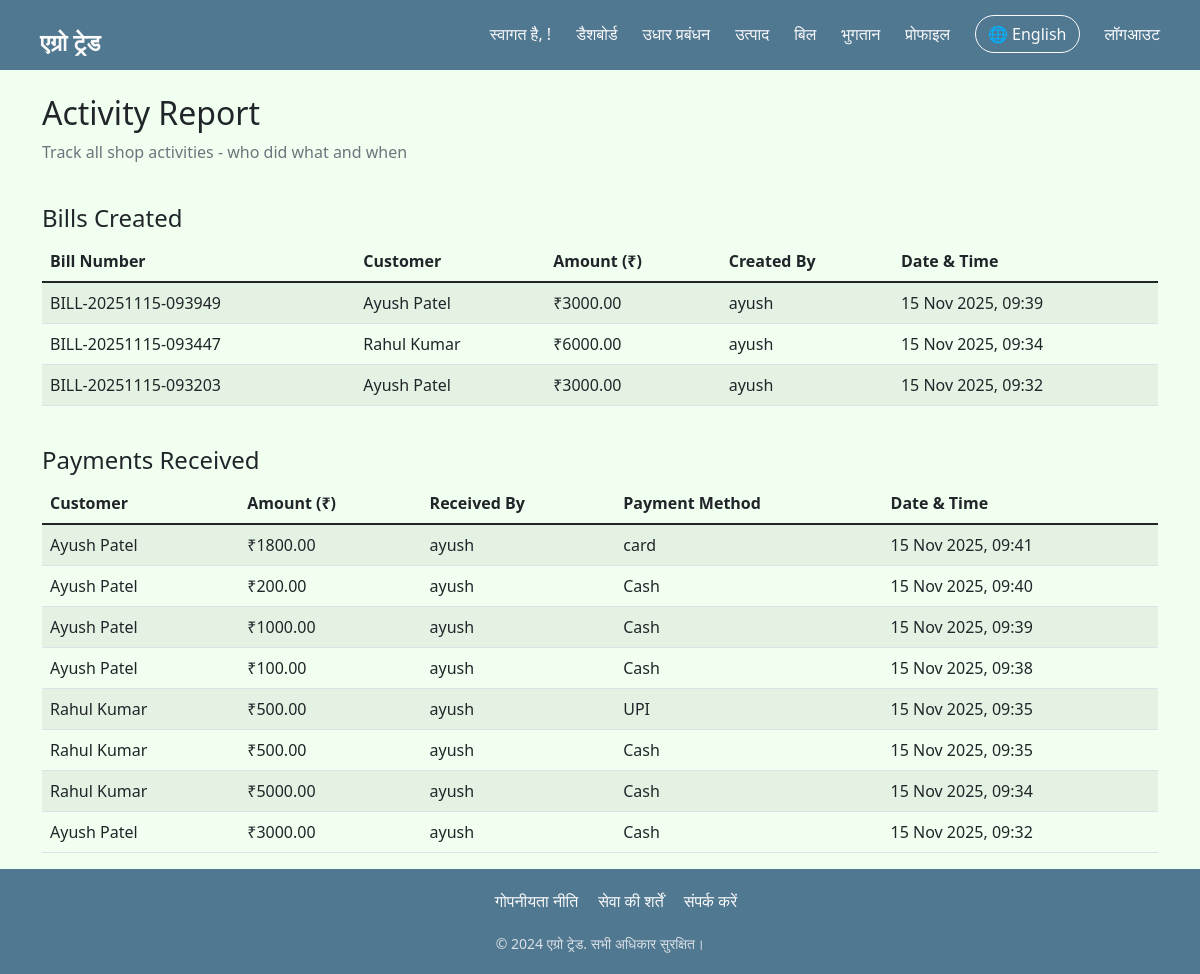
The page /reports/activity/ (signed in) on the database as committed earlier.
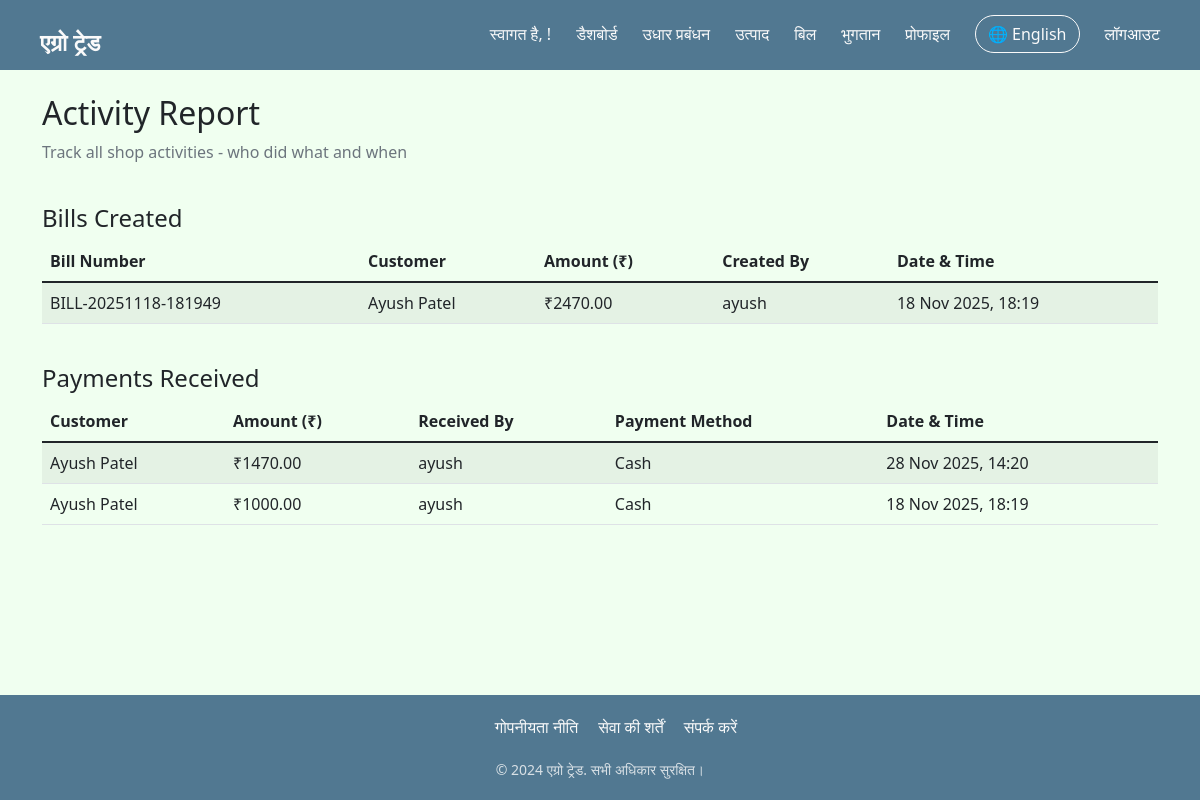
The same page on the database as committed later.
### myApp/models.py (models this page shows, shortened)
class Bill(models.Model):
    bill_number = models.CharField(max_length=20, unique=True)
    customer = models.ForeignKey(Customer, on_delete=models.CASCADE)
    date = models.DateTimeField(default=timezone.now)
    total_amount = models.DecimalField(max_digits=12, decimal_places=2)
    paid_amount = models.DecimalField(max_digits=12, decimal_places=2, default=0)
    remaining_amount = models.DecimalField(max_digits=12, decimal_places=2)
    payment_status = models.CharField(max_length=20, choices=[
        ('paid', 'Paid'),
        ('partial', 'Partial'),
        ('pending', 'Pending')
    ], default='pending')
    created_by = models.ForeignKey(User, on_delete=models.SET_NULL, null=True)

class Customer(models.Model):
    name = models.CharField(max_length=100)
    phone = models.CharField(max_length=15, unique=True)
    address = models.TextField()
    outstanding_balance = models.DecimalField(max_digits=12, decimal_places=2, default=0)
    created_at = models.DateTimeField(auto_now_add=True)
    created_by = models.ForeignKey(User, on_delete=models.SET_NULL, null=True)

class Payment(models.Model):
    customer = models.ForeignKey(Customer, on_delete=models.CASCADE)
    bill = models.ForeignKey(Bill, on_delete=models.SET_NULL, null=True, blank=True)
    amount = models.DecimalField(max_digits=12, decimal_places=2)
    date = models.DateTimeField(default=timezone.now)
    payment_method = models.CharField(max_length=50, choices=[
        ('cash', 'Cash'),
        ('upi', 'UPI'),
        ('bank', 'Bank Transfer')
    ])
    received_by = models.ForeignKey(User, on_delete=models.SET_NULL, null=True)
    notes = models.TextField(blank=True)

### myApp/views.py (the view)
# urls.py: path('reports/activity/', views.user_activity_report, name='activity_report'),
@login_required
def user_activity_report(request):
    bills = Bill.objects.all().order_by('-date')
    payments = Payment.objects.all().order_by('-date')
    products = Product.objects.all().order_by('-last_updated')
    context = {
        'bills': bills,
        'payments': payments,
        'products': products,
    }
    return render(request, 'activity_report.html', context)

### templates/activity_report.html (shortened to what this page needs)
{% extends "base.html" %}
{% block content %}
<div class="row">
    <div class="col-12">
        <h2>Activity Report</h2>
        <p class="text-muted">Track all shop activities - who did what and when</p>
    </div>
</div>
<div class="row mt-4">
    <div class="col-12">
        <h4>Bills Created</h4>
        <div class="table-responsive">
            <table class="table table-striped">
                <thead>
                    <tr>
                        <th>Bill Number</th>
                        <th>Customer</th>
                        <th>Amount (₹)</th>
                        <th>Created By</th>
                        <th>Date & Time</th>
                    </tr>
                </thead>
                <tbody>
                    {% for bill in bills %}
                    <tr>
                        <td>{{ bill.bill_number }}</td>
                        <td>{{ bill.customer.name }}</td>
                        <td>₹{{ bill.total_amount }}</td>
                        <td>{{ bill.created_by.get_full_name|default:bill.created_by.username }}</td>
                        <td>{{ bill.date|date:"d M Y, H:i" }}</td>
                    </tr>
                    {% empty %}
                    <tr>
                        <td colspan="5" class="text-center">No bills created yet</td>
                    </tr>
                    {% endfor %}
                </tbody>
            </table>
        </div>
    </div>
</div>
<div class="row mt-4">
    <div class="col-12">
        <h4>Payments Received</h4>
        <div class="table-responsive">
            <table class="table table-striped">
                <thead>
                    <tr>
                        <th>Customer</th>
                        <th>Amount (₹)</th>
                        <th>Received By</th>
                        <th>Payment Method</th>
                        <th>Date & Time</th>
                    </tr>
                </thead>
                <tbody>
                    {% for payment in payments %}
                    <tr>
                        <td>{{ payment.customer.name }}</td>
                        <td>₹{{ payment.amount }}</td>
                        <td>{{ payment.received_by.get_full_name|default:payment.received_by.username }}</td>
                        <td>{{ payment.get_payment_method_display }}</td>
                        <td>{{ payment.date|date:"d M Y, H:i" }}</td>
                    </tr>
                    {% empty %}
                    <tr>
                        <td colspan="5" class="text-center">No payments received yet</td>
                    </tr>
                    {% endfor %}
                </tbody>
            </table>
        </div>
    </div>
</div>
{% endblock %}

### templates/base.html (shortened to what this page needs)
<!DOCTYPE html>
<html lang="hi">
<head>
    <link href="https://cdn.jsdelivr.net/npm/bootstrap@5.1.3/dist/css/bootstrap.min.css" rel="stylesheet">
    <link rel="stylesheet" href="https://cdnjs.cloudflare.com/ajax/libs/font-awesome/7.0.1/css/all.min.css"
 />
</head>
<body>
    <nav class="navbar">
        <a class="navbar-brand" href="{% url 'dashboard' %}">
            <span class="bilingual">
                <span class="hindi">एग्रो ट्रेड</span>
            </span>
        </a>
        <ul class="nav-links" id="navLinks">
            {% if user.is_authenticated %}
            <span class="navbar-text bilingual">
                <span class="hindi">स्वागत है, {{ user.first_name }}!</span>
            </span>
            <li><a href="{% url 'dashboard' %}">
                    <span class="bilingual">
                        <span class="hindi">डैशबोर्ड</span>
                    </span>
                </a></li>
            <li><a href="{% url 'customer_lending' %}">
                    <span class="bilingual">
                        <span class="hindi">उधार प्रबंधन</span>
                    </span>
                </a></li>
            <li><a href="{% url 'product_list' %}">
                    <span class="bilingual">
                        <span class="hindi">उत्पाद</span>
                    </span>
                </a></li>
            <li><a href="{% url 'bill_list' %}">
                    <span class="bilingual">
                        <span class="hindi">बिल</span>
                    </span>
                </a></li>
            <li><a href="{% url 'payment_list' %}">
                    <span class="bilingual">
                        <span class="hindi">भुगतान</span>
                    </span>
                </a></li>
            <li><a href="{% url 'profile' %}">
                    <span class="bilingual">
                        <span class="hindi">प्रोफाइल</span>
                    </span>
                </a></li>
            <button class="language-switcher" onclick="toggleLanguage()">
                <span class="bilingual">
                    <span class="hindi">🌐 English</span>
                </span>
            </button>
            <form action="{% url 'logout' %}" method="post">
                <button type="submit" style="background: none; border: none; color:white;">
                    <span class="bilingual">
                        <span class="hindi">लॉगआउट</span>
                    </span>
                </button>
            </form>
            {% endif %}
        </ul>
    </nav>
    <div class="container mt-4">
        {% block content %}
        {% endblock %}
    </div>
    <footer class="footer">
        <div class="footer-content">
            <ul class="footer-links">
                <li><a href="#">
                        <span class="bilingual">
                            <span class="hindi">गोपनीयता नीति</span>
                        </span>
                    </a></li>
                <li><a href="#">
                        <span class="bilingual">
                            <span class="hindi">सेवा की शर्तें</span>
                        </span>
                    </a></li>
                <li><a href="#">
                        <span class="bilingual">
                            <span class="hindi">संपर्क करें</span>
                        </span>
                    </a></li>
            </ul>
            <div class="copyright bilingual">
                <span class="hindi">© 2024 एग्रो ट्रेड. सभी अधिकार सुरक्षित।</span>
            </div>
        </div>
    </footer>
</body>
</html>

### templates/base.html (style rules this page uses)
:root { --primary: #517891; --primary-light: #77B1D4; --dark: #90D5FF; --white: #FAFAFA; --underline: #90DFFF; }
* { margin: 0; padding: 0; box-sizing: border-box; }
body { background-color: honeydew; min-height: 100vh; display: flex; flex-direction: column; }
.navbar { width: 100%; height: 70px; background: var(--primary); padding: 14px 40px; display: flex; justify-content: space-between; align-items: center; color: var(--white); position: sticky; top: 0; z-index: 100; }
.navbar-brand { font-size: 23px; font-weight: 700; color: var(--white); text-decoration: none; }
.nav-links { display: flex; list-style: none; gap: 25px; align-items: center; }
.nav-links li { position: relative; }
.nav-links a { text-decoration: none; color: var(--white); font-size: 16px; padding: 6px 0; display: inline-block; position: relative; transition: 0.3s ease; }
.nav-links a::after { content: ""; position: absolute; width: 0%; height: 3px; background: var(--underline); left: 0; bottom: -4px; transition: width 0.3s ease; border-radius: 3px; }
.language-switcher { border: 1px solid var(--white); padding: 6px 12px; border-radius: 20px; background: transparent; color: var(--white); transition: 0.3s; }
.footer { background: var(--primary); color: var(--white); padding: 20px 0; margin-top: auto; text-align: center; }
.footer-content { display: flex; flex-direction: column; align-items: center; gap: 10px; }
.footer-links { display: flex; gap: 20px; list-style: none; margin-bottom: 10px; }
.footer-links a { color: var(--white); text-decoration: none; transition: 0.3s ease; }
.copyright { font-size: 14px; opacity: 0.8; }

Rows that differ between the two databases and show on the page:
removed Bill: bill_number "BILL-20251115-093949", customer.name "Ayush Patel", total_amount "3000.00", created_by.get_full_name "ayush", date "15 Nov 2025, 09:39"
removed Bill: bill_number "BILL-20251115-093447", customer.name "Rahul Kumar", total_amount "6000.00", created_by.get_full_name "ayush", date "15 Nov 2025, 09:34"
removed Payment: customer.name "Ayush Patel", amount "1800.00", received_by.get_full_name "ayush", payment_method "card", date "15 Nov 2025, 09:41"
removed Payment: customer.name "Ayush Patel", amount "200.00", received_by.get_full_name "ayush", payment_method "Cash", date "15 Nov 2025, 09:40"
removed Payment: customer.name "Ayush Patel", amount "1000.00", received_by.get_full_name "ayush", payment_method "Cash", date "15 Nov 2025, 09:39"
removed Payment: customer.name "Ayush Patel", amount "100.00", received_by.get_full_name "ayush", payment_method "Cash", date "15 Nov 2025, 09:38"
removed Payment: customer.name "Rahul Kumar", amount "500.00", received_by.get_full_name "ayush", payment_method "UPI", date "15 Nov 2025, 09:35"
removed Payment: customer.name "Rahul Kumar", amount "500.00", received_by.get_full_name "ayush", payment_method "Cash", date "15 Nov 2025, 09:35"
changed Bill "Ayush Patel": bill_number "BILL-20251115-093203" → "BILL-20251118-181949"; total_amount "3000.00" → "2470.00"; date "15 Nov 2025, 09:32" → "18 Nov 2025, 18:19"
changed Payment: customer.name "Rahul Kumar" → "Ayush Patel"; amount "5000.00" → "1470.00"; date "15 Nov 2025, 09:34" → "28 Nov 2025, 14:20"
changed Payment: amount "3000.00" → "1000.00"; date "15 Nov 2025, 09:32" → "18 Nov 2025, 18:19"
